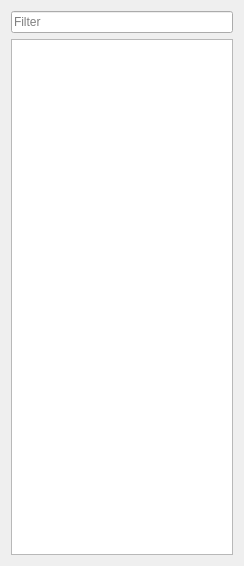
<?xml version="1.0" encoding="UTF-8"?>
<ui version="4.0">
 <class>ProjectView</class>
 <widget class="QWidget" name="ProjectView">
  <property name="geometry">
   <rect>
    <x>0</x>
    <y>0</y>
    <width>244</width>
    <height>566</height>
   </rect>
  </property>
  <property name="windowTitle">
   <string>Form</string>
  </property>
  <layout class="QVBoxLayout" name="verticalLayout">
   <item>
    <widget class="QLineEdit" name="filter">
     <property name="placeholderText">
      <string>Filter</string>
     </property>
    </widget>
   </item>
   <item>
    <widget class="QTreeView" name="projectTree">
     <property name="headerHidden">
      <bool>true</bool>
     </property>
     <attribute name="headerVisible">
      <bool>false</bool>
     </attribute>
    </widget>
   </item>
  </layout>
 </widget>
 <resources/>
 <connections/>
</ui>
